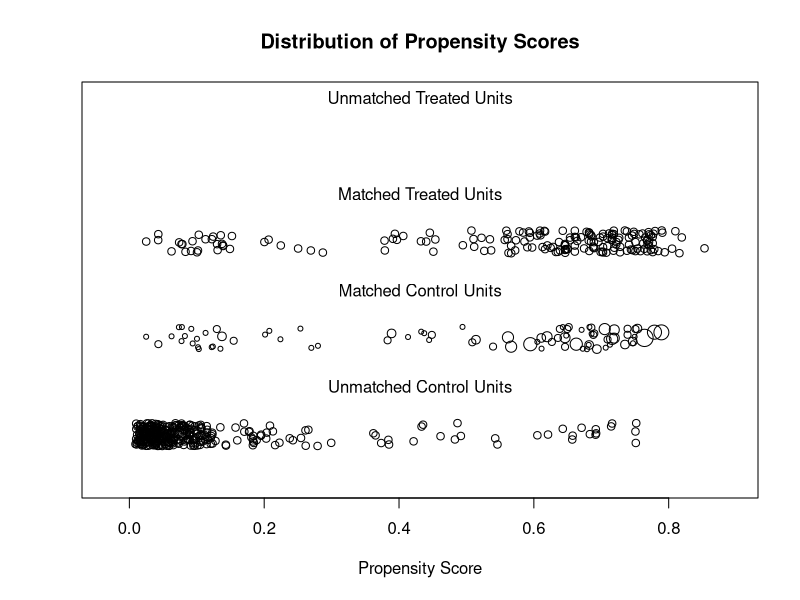
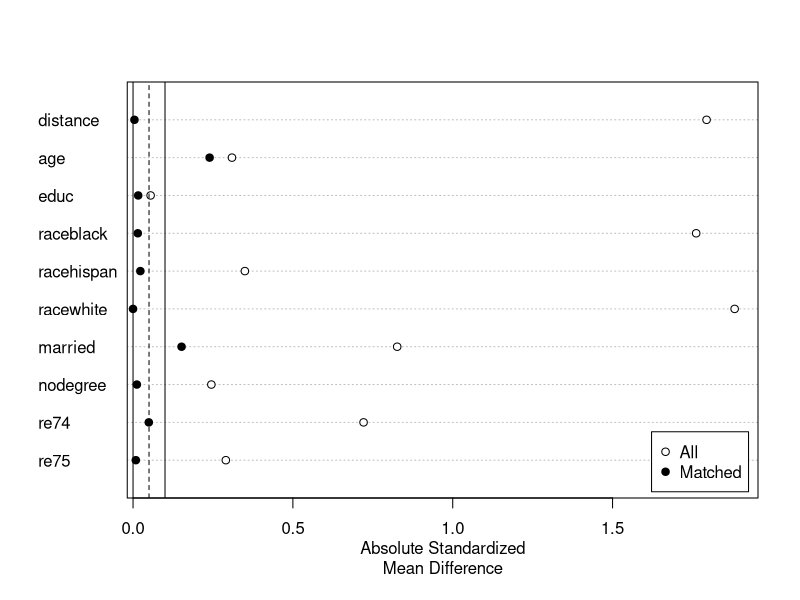

These figures' R source, in order:
## ---- chunk 1
knitr::opts_chunk$set(
  collapse = FALSE,
  warning = FALSE,
  message = FALSE,
  tidy = TRUE,
  fig.align='center',
  comment = "#>",
  fig.path = "inst/figures/README-",
  R.options = list(width = 90)
)
## ---- chunk 2
library("MatchIt")
data("lalonde", package = "MatchIt")

#Nearest neighbor PS matching with replacement
m.out <- matchit(treat ~ age + educ + race + married + nodegree +
                     re74 + re75, data = lalonde, replace = TRUE)
## ---- chunk 3
print(m.out)
## ---- chunk 4
#Checking for PS overlap
plot(m.out, type = "jitter", interactive = FALSE)
## ---- chunk 5
#Checking balance before and after matching:
summary(m.out)
## ---- chunk 6
#Plot balance
plot(summary(m.out))
